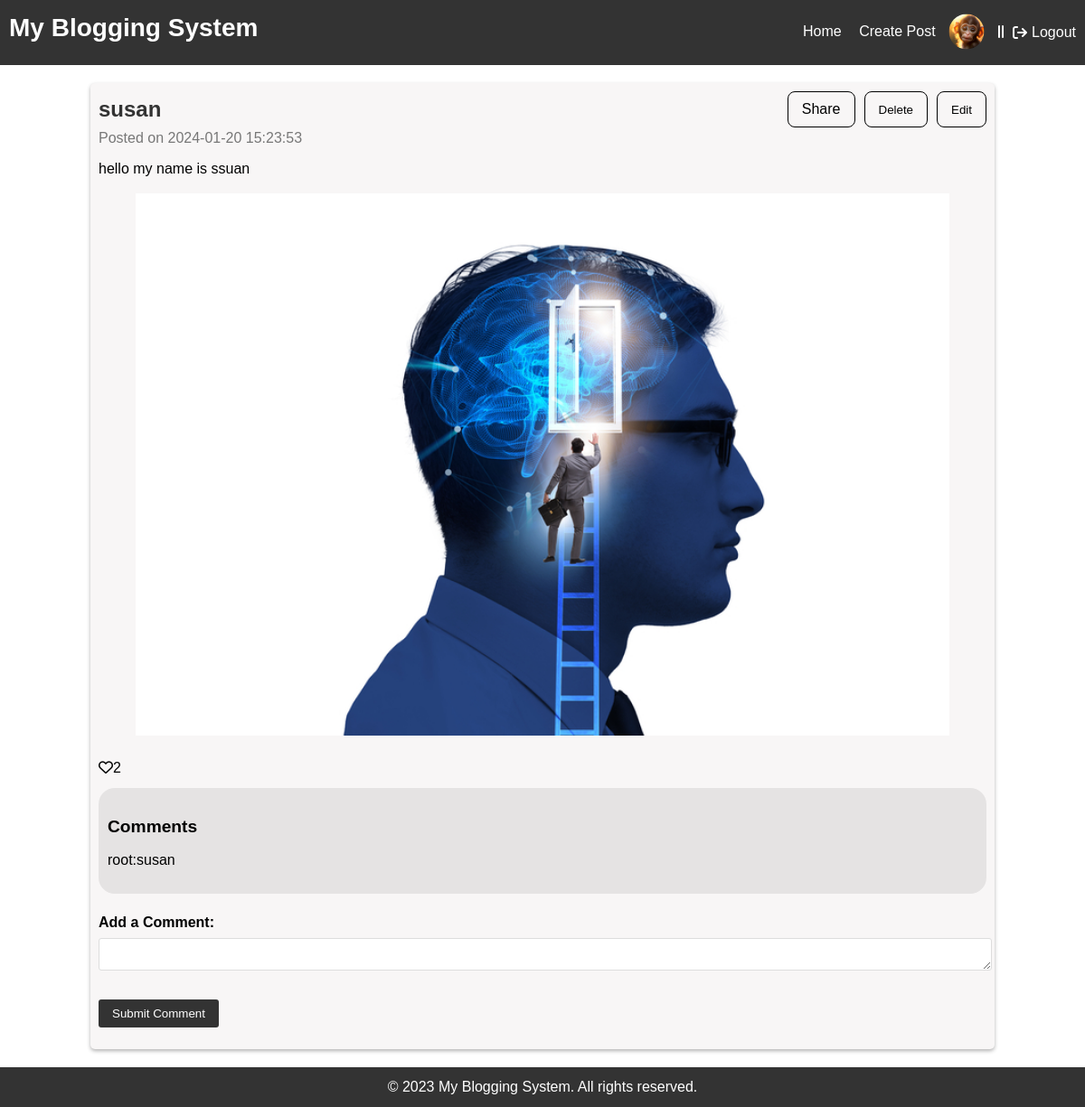
The page /post_details.php?post_id=89 (signed in) on the database its author committed.
### tables this page shows
CREATE TABLE `users` (
  `user_id` int NOT NULL,
  `username` varchar(50) NOT NULL,
  `email` varchar(100) NOT NULL,
  `password` varchar(255) NOT NULL,
  `profile_image` varchar(255) DEFAULT 'default_profile.jpg'
);

CREATE TABLE `posts` (
  `post_id` int NOT NULL,
  `content` text NOT NULL,
  `post_date` timestamp NOT NULL DEFAULT CURRENT_TIMESTAMP,
  `love_count` int DEFAULT '0',
  `image_path` varchar(255) DEFAULT NULL,
  `user_id` int DEFAULT NULL
);

CREATE TABLE `comments` (
  `comment_id` int NOT NULL,
  `post_id` int DEFAULT NULL,
  `comment_text` text,
  `comment_date` timestamp NOT NULL DEFAULT CURRENT_TIMESTAMP,
  `user_id` int NOT NULL
);

### comments.php (called while the page is built, shortened)
<?php
include 'connect.php';
function getComments($postID)
{
    global $conn;
    $sql = "SELECT comments.*, users.username AS user_name FROM comments JOIN users ON comments.user_id = users.user_id WHERE post_id = ? ORDER BY comment_date ASC";
    $stmt = $conn->prepare($sql);
    $stmt->bind_param("i", $postID);
    $stmt->execute();
    $result = $stmt->get_result();
    return $result->fetch_all(MYSQLI_ASSOC);
}

### post_details.php (the view, shortened to what this page needs)
<!DOCTYPE html>
<html lang="en">
<head>
    <link rel="stylesheet" type="text/css" href="css/styles.css">
    <link rel="stylesheet" type="text/css" href="css/post_details.css">
    <link rel="stylesheet" href="https://cdnjs.cloudflare.com/ajax/libs/font-awesome/6.0.0-beta3/css/all.min.css">
</head>
<body>
    <header>
        <h1><a href="index.php" style="text-decoration: none; color: inherit;">My Blogging System</a></h1>
        <nav>
            <ul>
                <li><a href="index.php">Home</a></li>
                <li><a href="create.php">Create Post</a></li>
                <?php
        if (isset($_SESSION["user_id"])) {
          include 'connect.php';
          $user_id = $_SESSION["user_id"];
          $sql = "SELECT profile_image FROM users WHERE user_id = ?";
          $stmt = $conn->prepare($sql);
          $stmt->bind_param("i", $user_id);
          if (!$stmt->execute()) {
            echo "SQL Error: " . $stmt->error;
            exit;
          }
          $result = $stmt->get_result();
          if ($result->num_rows == 1) {
            $row = $result->fetch_assoc();
            $profile_image = $row["profile_image"];
          }
          echo '<li><a href="profile.php"><img src="' . (isset($profile_image) ? $profile_image : 'uploads/default_profile.jpg') . '" alt="Profile Image" class="profile-image-nav"></a></li>';
        } else {
          echo '<li><a href="login.php" id="login-link">Log In</a></li>';
        }
        ?>
            </ul>
        </nav>
        <span class="separator"><i class="fa-solid fa-grip-lines-vertical"></i></span>
        <div class="logout-button" onclick="location.href='logout.php'">
            <i class="fas fa-arrow-right-from-bracket"></i>
            Logout
        </div>
    </header>
    <main>
        <?php
        include 'connect.php';
        include 'comments.php';
        function escape($str)
        {
            return htmlspecialchars($str, ENT_QUOTES, 'UTF-8');
        }
        function confirmDeleteScript($postID)
        {
            return "if (confirm('Are you sure you want to delete this post?')) { window.location.href = `post_details.php?post_id={$postID}&delete={$postID}`; }";
        }
        function handleCommentSubmitScript($postID)
        {
            return "window.location.href = `post_details.php?post_id={$postID}`;";
        }
        function showEditFormScript($postID)
        {
            return "window.location.href = `post_details.php?edit={$postID}`;";
        }
        if (isset($_GET['post_id'])) {
            $postID = $_GET['post_id'];
            $sql = "SELECT posts.*, users.username FROM posts JOIN users ON posts.user_id = users.user_id WHERE post_id = ?";
            $stmt = $conn->prepare($sql);
            $stmt->bind_param("i", $postID);
            $stmt->execute();
            $result = $stmt->get_result();
            if ($result->num_rows > 0) {
                $row = $result->fetch_assoc();
                $username = $row['username'];
                $content = $row['content'];
                $postDate = $row['post_date'];
                $loveCount = $row['love_count'];
                echo "<section class='post'>";
                echo "<div class='user-info-container'>";
                echo "<h2 class='username'>$username</h2>";
                echo "<div class='button-container'>";
                echo "<div class='share-container'>";
    echo "<div class='action-button share' id='shareButton'>Share</div>";
    echo "</div>";
                echo "<button onclick=\"" . confirmDeleteScript($postID) . "\" class='action-button'>Delete</button>";
                echo "<button onclick=\"" . showEditFormScript($postID) . "\" class='action-button'>Edit</button>";
                echo "</div>";
                echo "</div>";
                echo "<p class='meta'>Posted on $postDate</p>";
                echo "<div class='post-content'>";
                echo "<p>" . escape($content) . "</p>";
                if (!empty($row['image_path'])) {
                    echo "<img src='" . escape($row['image_path']) . "' alt='Current Post Image' class='fill-container'><br>";
                }
                echo "<div class='love-section' style='display: flex; align-items: center;'>";
                echo "<a href='post_details.php?post_id={$postID}&love={$postID}' class='love-button'><i class='fa-regular fa-heart'></i></a>";
                echo "<span class='love-count'>$loveCount</span>";
                echo "</div>";
                $comments = getComments($postID);
                if (!empty($comments)) {
                    echo "<div class='comment-form-container'>";
                    echo "<h3>Comments</h3>";
                    foreach ($comments as $comment) {
                        echo "<div class='comment-container'>";
                        echo "<p class='comment-user'>{$comment['user_name']}: </p>";
                        echo "<p class='comment-text'>{$comment['comment_text']}</p>";
                        echo "</div>";
                    }
                    echo "</div>";
                }
                echo "<form action='comments.php' method='post' onsubmit=\"" . handleCommentSubmitScript($postID) . "\">";
                echo "<div class='form-group'>";
                echo "<label for='comment'>Add a Comment:</label>";
                echo "<textarea id='comment' name='comment' required></textarea>";
                echo "</div>";
                echo "<div class='form-group'>";
                echo "<button type='submit' name='submitComment' class='comment-submit-btn'>Submit Comment</button>";
                echo "</div>";
                echo "</form>";
                echo "</div>";
                echo "</section>";
            } else {
                echo "Post not found.";
            }
        }
        ?>
    </main>
    <footer>
        <p>&copy; 2023 My Blogging System. All rights reserved.</p>
    </footer>
</body>
</html>

### css/styles.css (style rules this page uses)
body, h1, h2, p, ul { margin: 0; padding: 0; }
body { font-family: Arial, sans-serif; font-size: 16px; line-height: 1.5; }
h1, h2 { font-weight: bold; margin-bottom: 10px; }
a { text-decoration: none; color: inherit; }
h2 { font-size: 24px; }
p { margin-bottom: 15px; }
header { background-color: #333; padding: 10px; color: #fff; display: flex; align-items: center; }
header h1 { font-size: 28px; margin-bottom: 10px; }
header nav { margin-left: auto; }
header nav ul { list-style: none; }
header nav ul li { display: inline-block; margin-right: 15px; }
header nav ul li a { color: #fff; text-decoration: none; color: inherit; }
.logout-button { display: flex; align-items: center; cursor: pointer; color: #fff; margin-left:10px ; }
.logout-button i { margin-right: 5px; }
main { max-width: auto; margin: 20px auto; padding: 0 100px; }
section.post { background-color: #f8f6f6; padding: 10px; box-shadow: 0 2px 4px rgba(0, 0, 0, 0.3); border-radius: 5px; margin-bottom: 20px; position: relative !important; }
section.post h2 { color: #333; }
section.post p.meta { color: #777; margin-bottom: 10px; }
.username { margin: 0; }
.fill-container { width: 100%; height: 100%; object-fit: contain; max-width: 100%; max-height: 100%; }
.profile-image-nav { width: 30px; height: 30px; border-radius: 50%; margin-top: -3px; margin-right: 5px; vertical-align: middle; object-fit: cover; transform: scale(1.3); }
footer { background-color: #333; padding: 10px; color: #fff; text-align: center; }
footer p { margin: 0; }

### css/post_details.css (style rules this page uses)
.comment-form-container { background-color: #e5e3e3; border-radius: 18px; padding: 10px; margin-top: 10px; }
.comment-form-container h3 { font-size: 1.2em; margin-bottom: 10px; }
.comment-container { display: flex; }
.form-group { margin-bottom: 15px; }
form { margin-top: 20px; }
label { display: block; font-weight: bold; margin-bottom: 5px; }
textarea, input[type="file"] { width: 100%; border: 1px solid #ddd; border-radius: 3px; margin-bottom: 10px; }
button[type="submit"] { padding: 8px 15px; background-color: #333; color: #fff; border: none; border-radius: 3px; cursor: pointer; }
.user-info-container { display: flex; align-items: center; }
.username { margin: 0; }
.button-container { margin-left: auto; display: flex; gap: 10px; }
.action-button { padding: 7px 15px; background-color: rgba(0, 0, 0, 0); color: #000; border: 1px solid #000; border-radius: 8px; cursor: pointer; transition: background-color 0.3s ease, color 0.3s ease; }
section.post { background-color: #f8f6f6; padding: 9px; box-shadow: 0 2px 4px rgba(0, 0, 0, 0.3); border-radius: 5px; margin: 20px auto; position: relative !important; width: auto; max-width: 100%; }
.post-content { margin-bottom: 10px; }
.fill-container { width: 100%; height: 600px; overflow: hidden; display: flex; justify-content: center; align-items: center; }
@media (min-width: 768px) { section.post { min-width: 300px; } }

### rows shown on the page
users: profile_image (placeholder picture)
posts: user.username "susan", post_date "2024-01-20 15:23:53", content "hello my name is ssuan", image_path (picture), love_count "2"
comments: user.username "root", comment_text "susan"
